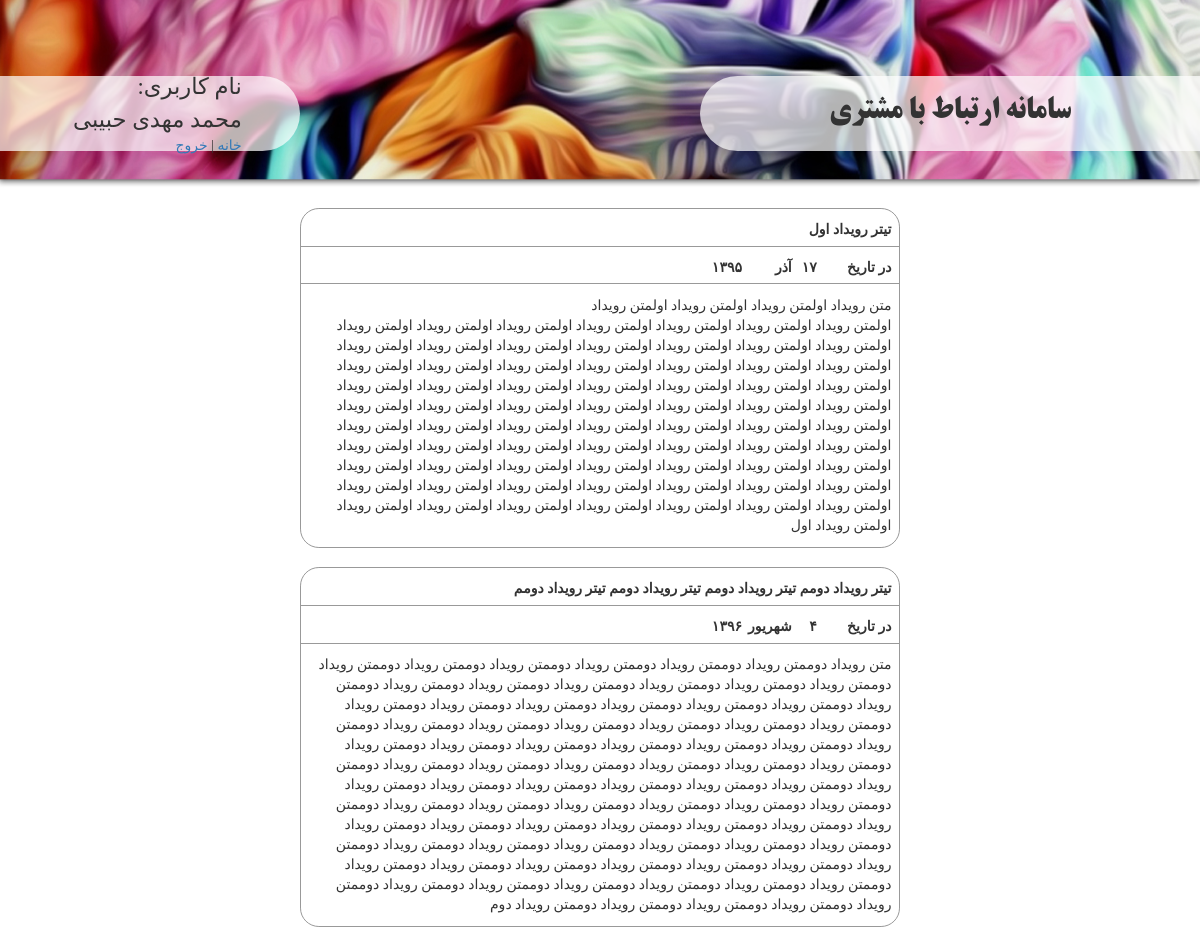
Page /user/show_events/ (signed in) on the committed database.
### UserManager/models.py (models this page shows, shortened)
class Customer(models.Model):
    user = models.OneToOneField(User, )
    username = models.CharField(max_length=100, verbose_name='نام کاربری')
    name = models.CharField(max_length=100, null=True, blank=True, verbose_name='نام')
    phoneNumber = models.CharField(max_length=50, verbose_name='شماره تلفن همراه', blank=True, null=True)
    email = models.EmailField(verbose_name='ایمیل',)
    moaref = models.CharField(max_length=200, verbose_name='نام معرف', blank=True, null=True)
    workPhoneNumber = models.CharField(max_length=50, verbose_name='تلفن محل کار', blank=True, null=True)
    address = models.TextField(verbose_name='آدرس', null=True, blank=True)
    companyName = models.CharField(verbose_name='نام شرکت', max_length=100, blank=True, null=True)
    class Meta:
        verbose_name = 'مشتری'
        verbose_name_plural = 'مشتری'

class Event(models.Model):
    day = models.IntegerField(verbose_name='روز', choices=dayChoice)
    month = models.IntegerField(verbose_name='ماه', choices=monthChoice)
    year = models.IntegerField(verbose_name='سال', choices=yearChoice)
    customer = models.ForeignKey(Customer, verbose_name='مشتری', )
    title = models.CharField(verbose_name='تیتر', max_length=200, null=True, blank=True)
    text = models.TextField(verbose_name='متن', )
    class Meta:
        verbose_name = 'رویداد'
        verbose_name_plural = 'رویداد'

### UserManager/views.py (the view)
# urls.py: url(r'show_events/', view=views.show_event, name='ShowEvents'),
@login_required(login_url='/user/login/')
def show_event(request):
    customer = Customer.objects.get(user=request.user)
    context = {'customer':customer, 'events':customer.event_set.all()}
    return render(request, 'showEvents.html', context=context)

### ReserveForm/templatetags/toPersian.py (called while the page is built, shortened)
@register.filter
def IntegerToPersian(number):
    if number is None:
        return None
    if number==0:
        return '۰'
    persian_number = ''
    while(number>=1):
        digit = number%10
        persian_number = toPersianDigit(digit)+persian_number
        number = int(number/10)
    return persian_number

def toPersianDigit(digit):
    if digit is None:
        return None
    if digit==1:
        return '۱'
    if digit==2:
        return '۲'
    if digit==3:
        return '۳'
    if digit==4:
        return '۴'
    if digit==5:
        return '۵'
    if digit==6:
        return '۶'
    if digit==7:
        return '۷'
    if digit==8:
        return '۸'
    if digit==9:
        return '۹'
    if digit==0:
        return '۰'

@register.filter()
def MonthToPersian(month):
    if month == 1:
        return 'فروردین'
    if month == 2:
        return 'اردیبهشت'
    if month == 3:
        return 'خرداد'
    if month == 4:
        return 'تیر'
    if month == 5:
        return 'مرداد'
    if month == 6:
        return 'شهریور'
    if month == 7:
        return 'مهر'
    if month == 8:
        return 'آبان'
    if month == 9:
        return 'آذر'

### templates/showEvents.html
{% extends 'customerBase.html' %}
{% load static %}
{% load toPersian %}
{% block load_style_file %}
    <link href="{% static 'css/showEvents.css' %}" type="text/css" rel="stylesheet">
{% endblock %}
{% block content %}
    <div id="main-content-wrapper" class="container-fluid">
        <div class="row">
            <div class="col-md-6 col-md-offset-3 container-fluid">
                {% for event in events %}
                    <div class="row event-wrapper">
                        <div class="title-wrapper text-wrapper bold">{{ event.title }}</div>
                        <div class="date-wrapper container-fluid">
                            <div class="row">
                                <div class= "col-md-6 col-md-offset-6 container-fluid">
                                    <div class="row">
                                        <div class="col-md-1 col-md-offset-5 text-wrapper center-horizontally bold">{{ event.year|IntegerToPersian }}</div>
                                        <div class="col-md-2 text-wrapper bold">{{ event.month|MonthToPersian }}</div>
                                        <div class="col-md-1 text-wrapper bold">{{ event.day|IntegerToPersian }}</div>
                                        <div class="col-md-3 text-wrapper bold">در تاریخ</div>
                                    </div>
                                </div>
                            </div>
                        </div>
                        <div class="content-wrapper text-wrapper">{{ event.text|safe }}</div>
                    </div>
                {% endfor %}
            </div>
        </div>
    </div>
{% endblock %}

### templates/customerBase.html (shortened to what this page needs)
<!DOCTYPE html>
{% load static %}
<html lang="en">
<head>
    <link href="{% static 'bootstrap-3.3.7-dist/css/bootstrap.min.css' %}" rel="stylesheet" type="text/css">
    <link href="{% static 'css/customer_base.css' %}" type="text/css" rel="stylesheet">
    {% block load_style_file %}
    {% endblock %}
</head>
<body>
{% block header_page %}
    <div id="header-wrapper" class="container-fluid">
        <div class="row">
            <div id="user-property-wrapper" class="col-sm-4 col-xs-5 col-md-3">
                <div id="container-property" class="center-vertically">
                    <div id="username-wrapper">
                        <div id="username-label-wrapper">نام کاربری:</div>
                        <div id="username-value-wrapper">{{ customer.name }}</div>
                    </div>
                    <div id="links-wrapper">
                        <div id="home-link"><a href="{% url 'HomepageCustomer' %}">خانه</a> |</div>
                        <div id="exit-link"><a href="{% url 'Exit' %}">خروج</a></div>
                    </div>
                </div>
            </div>
            <div id="page-title-wrapper" class="col-xs-8 col-xs-offset-4 col-md-5 col-md-offset-4">سامانه ارتباط با مشتری</div>
        </div>
    </div>
{% endblock %}
{% block content %}
{% endblock %}
</body>
</html>

### static/css/customer_base.css (style rules this page uses)
.center-vertically { position: relative; top: 50%; -webkit-transform: translateY(-50%); -moz-transform: translateY(-50%); -ms-transform: translateY(-50%); -o-transform: translateY(-50%); transform: translateY(-50%); }
.center-horizontally { text-align: center; }
#header-wrapper { background-image: url("/static/img/header.jpg"); height: 5cm; background-size:100% 100% ; background-repeat: no-repeat; font-family: "adobe arabic"; }
body { font-family: "adobe arabic"; }
#header-wrapper .row { margin-top: 2cm; }
#user-property-wrapper { background-color: rgba(255, 255, 255, 0.7); height: 2cm; border-bottom-right-radius: 1cm; border-top-right-radius: 1cm; min-width: 4cm; }
#page-title-wrapper { background-color: rgba(255, 255, 255, 0.7); height: 2cm; border-bottom-left-radius: 1cm; border-top-left-radius: 1cm; font-size: 0.8cm; text-align: center; padding-top: 0.4cm; font-family: "B titr"; }
#user-property-wrapper #container-property { display: inline-block; width: 6cm; float: left; }
#username-wrapper { direction: rtl; font-size: 0.6cm; }
#user-property-wrapper #username-label-wrapper { direction: rtl; display: inline-block; }
#user-property-wrapper #username-value-wrapper { display: inline-block; }
#links-wrapper { direction: rtl; }
#links-wrapper #exit-link { display: inline-block; }
#links-wrapper #home-link { display: inline-block; }

### static/css/showEvents.css (style rules this page uses)
.text-wrapper { direction: rtl; padding-top: 0.3cm; padding-right: 0.2cm; padding-bottom: 0.3cm; }
.event-wrapper { border: solid 1px #999999; margin-top: 0.5cm; border-radius: 0.5cm; }
.title-wrapper { height: 1cm; border-bottom: solid 1px #999999; }
.date-wrapper { height: 1cm; border-bottom: solid 1px #999999; }
.bold { font-weight: 900; }

### rows in the picture
Customer: name "محمد مهدی حبیبی"
Event: title "تیتر رویداد اول", year|IntegerToPersian "۱۳۹۵", month|MonthToPersian "آذر", day|IntegerToPersian "۱۷", text "متن رویداد اولمتن رویداد اولمتن رویداد اولمتن رویداد اولمتن رویداد اولمتن رویداد اولمتن رویداد اولمتن رویداد اولمتن رویداد اولمتن رویداد اولمتن رویداد اولمتن رویداد اولمتن رویداد اولمتن رویداد اولمتن رویداد اولمتن رویداد اولمتن رویداد اولمتن رویداد اولمتن رویداد اولمتن رویداد اولمتن رویداد اولمتن رویداد اولمتن رویداد اولمتن رویداد اولمتن رویداد اولمتن رویداد اولمتن رویداد اولمتن رویداد اولمتن رویداد اولمتن رویداد اولمتن رویداد اولمتن رویداد اولمتن رویداد اولمتن رویداد اولمتن رویداد اولمتن رویداد اولمتن رویداد اولمتن رویداد اولمتن رویداد اولمتن رویداد اولمتن رویداد اولمتن رویداد اولمتن رویداد اولمتن رویداد اولمتن رویداد اولمتن رویداد اولمتن رویداد اولمتن رویداد اولمتن رویداد اولمتن رویداد…"
Event: title "تیتر رویداد دومم تیتر رویداد دومم تیتر رویداد دومم تیتر رویداد دومم", year|IntegerToPersian "۱۳۹۶", month|MonthToPersian "شهریور", day|IntegerToPersian "۴", text "متن رویداد دوممتن رویداد دوممتن رویداد دوممتن رویداد دوممتن رویداد دوممتن رویداد دوممتن رویداد دوممتن رویداد دوممتن رویداد دوممتن رویداد دوممتن رویداد دوممتن رویداد دوممتن رویداد دوممتن رویداد دوممتن رویداد دوممتن رویداد دوممتن رویداد دوممتن رویداد دوممتن رویداد دوممتن رویداد دوممتن رویداد دوممتن رویداد دوممتن رویداد دوممتن رویداد دوممتن رویداد دوممتن رویداد دوممتن رویداد دوممتن رویداد دوممتن رویداد دوممتن رویداد دوممتن رویداد دوممتن رویداد دوممتن رویداد دوممتن رویداد دوممتن رویداد دوممتن رویداد دوممتن رویداد دوممتن رویداد دوممتن رویداد دوممتن رویداد دوممتن رویداد دوممتن رویداد دوممتن رویداد دوممتن رویداد دوممتن رویداد دوممتن رویداد دوممتن رویداد دوممتن رویداد دوممتن رویداد دوممتن رویداد…"
